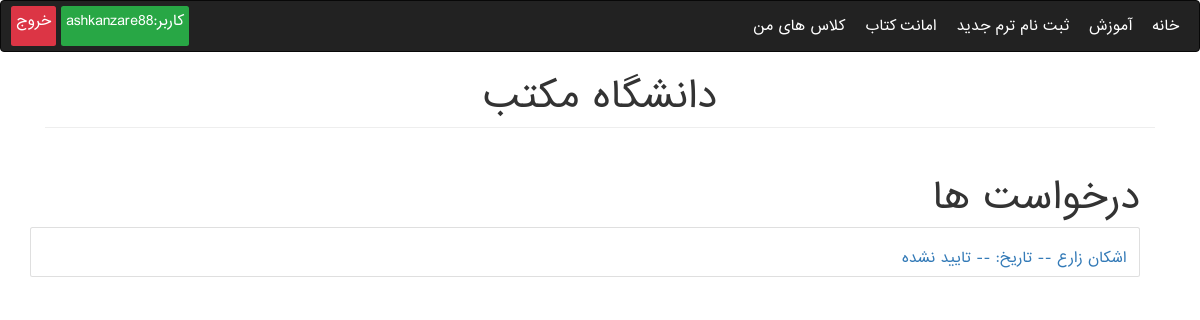
/Education/requests/ (signed in), run on an earlier commit of the app's database.
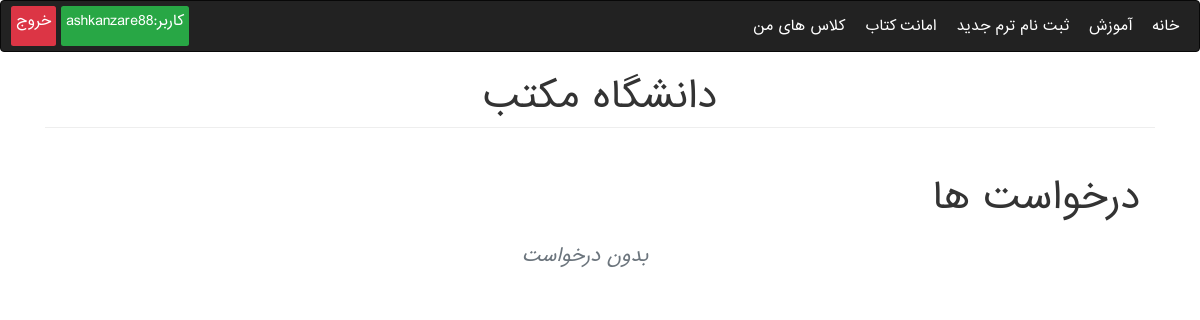
And on a later commit of the database.
### Education/models.py (models this page shows, shortened)
class Person(models.Model):
    user = models.OneToOneField(User, on_delete=models.CASCADE, null=True, blank=True, verbose_name=USERNAME)
    first_name = models.CharField(max_length=200, verbose_name=FIRST_NAME)
    last_name = models.CharField(max_length=200, verbose_name=LAST_NAME)
    birthday = models.DateField(verbose_name=BIRTHDAY)
    address = models.TextField(verbose_name=ADDRESS)
    personal_id = models.CharField(max_length=200, unique=True, blank=True, null=True, verbose_name=PERSONAL_ID)
    email = models.EmailField(verbose_name=EMAIL)
    entry_date = models.DateField(null=True, blank=True, default=django.utils.timezone.now, verbose_name=ENTRY_DATE)
    register_date = models.DateField(null=True, blank=True, default=django.utils.timezone.now,
                                     verbose_name=REGISTER_DATE)

class Student(Person):
    college = models.ForeignKey(College, on_delete=models.CASCADE, related_name='students', null=True)
    study_field = models.ForeignKey(StudyField, on_delete=models.CASCADE, null=True, blank=True,
                                    verbose_name=STUDY_FIELD, related_name='students')
    registration_confirmation = models.BooleanField(default=False, verbose_name=REGISTER_CONFIRM)
    max_units = models.PositiveIntegerField(default=24, verbose_name=MAX_UNITS)
    class Meta:
        permissions = [('can_write_blog', 'Can Write Blog')]

class Person(models.Model):
    user = models.OneToOneField(User, on_delete=models.CASCADE, null=True, blank=True, verbose_name=USERNAME)
    first_name = models.CharField(max_length=200, verbose_name=FIRST_NAME)
    last_name = models.CharField(max_length=200, verbose_name=LAST_NAME)
    birthday = models.DateField(verbose_name=BIRTHDAY)
    address = models.TextField(verbose_name=ADDRESS)
    personal_id = models.CharField(max_length=200, unique=True, blank=True, null=True, verbose_name=PERSONAL_ID)
    email = models.EmailField(verbose_name=EMAIL)
    entry_date = models.DateField(null=True, blank=True, default=django.utils.timezone.now, verbose_name=ENTRY_DATE)
    register_date = models.DateField(null=True, blank=True, default=django.utils.timezone.now,
                                     verbose_name=REGISTER_DATE)

### Education/views.py (the view)
# urls.py: path('requests/', StudentRequestsView.as_view(), name='std_requests'),
class StudentRequestsView(generic.ListView):
    template_name = 'Education/educate/stds_requests.html'
    queryset = Student.objects.filter(registration_confirmation=False)

### Education/templatetags/education_extras.py (called while the page is built)
@register.filter(name='en_to_fa')
def en_to_fa(text):
    fa_numbers = ['۰', '۱', '۲', '۳', '۴', '۵', '۶', '۷', '۸', '۹']
    text_list = list(str(text))
    for i in range(len(text_list)):
        if text_list[i].isnumeric():
            text_list[i] = fa_numbers[int(text_list[i])]
    return ''.join(text_list)

@register.filter(name='convert_date')
def convert_date(date):
    j_date = jdatetime.date.fromgregorian(day=date.day, month=date.month, year=date.year)
    month = j_date.j_months_fa[j_date.month - 1]
    return f"{en_to_fa(j_date.day)} {month} {en_to_fa(j_date.year)}"

### templates/Education/educate/stds_requests.html (shortened to what this page needs)
{% extends 'Education/base.html' %}
{% load education_extras %}
{% block content %}
<div class="container mt-5">
        <div class="text-right"><h1>درخواست ها</h1></div>
        {% if object_list %}
            {% for request in object_list %}
                <div class="card text-right">
                    <a href="{% url 'Education:edit' 'requests' request.id  %}">
                          <div class="card-body">
                              <div class="card-title">
                                <h5 class="float-right">{{ request.first_name }} {{ request.last_name }} -- تاریخ: {{ request.register_date|convert_date }} -- تایید نشده</h5>
                              </div>
                          </div>
                    </a>
                </div>
            {% endfor %}
        {% else %}
            <div class="text-center opacity-50 mt-5">
                <h4 class="text-secondary"><i>بدون درخواست</i></h4>
            </div>
        {% endif %}
</div>
{% endblock %}

What changed in the data, as far as the page shows it:
no longer on this page (row edited): Student: first_name "اشکان", last_name "زارع"
Also different on the page:
text now shown: "بدون درخواست"
